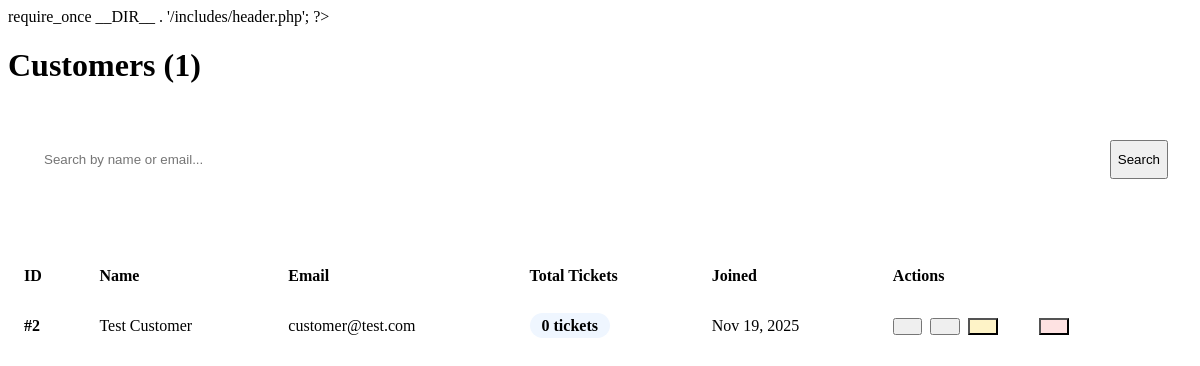
The page /admin/customers.php (signed in) on the database its author committed.
### tables this page shows
CREATE TABLE IF NOT EXISTS users (
    id INT AUTO_INCREMENT PRIMARY KEY,
    email VARCHAR(255) UNIQUE NOT NULL,
    name VARCHAR(255) NOT NULL,
    password VARCHAR(255) NOT NULL,
    role ENUM('customer', 'admin') DEFAULT 'customer',
    created_at TIMESTAMP DEFAULT CURRENT_TIMESTAMP,
    updated_at TIMESTAMP DEFAULT CURRENT_TIMESTAMP ON UPDATE CURRENT_TIMESTAMP,
    INDEX idx_email (email),
    INDEX idx_role (role)
);

### includes/functions.php (called while the page is built, shortened)
<?php
function formatDate($date, $format = 'M d, Y g:i A') {
    return date($format, strtotime($date));
}

### admin/customers.php (the view, shortened to what this page needs)
<?php
require_once __DIR__ . '/../includes/functions.php';
$db = new Database();
$conn = $db->connect();
$search = $_GET['search'] ?? '';
if ($search) {
    $stmt = $conn->prepare("SELECT u.*, COUNT(t.id) as ticket_count FROM users u LEFT JOIN tickets t ON u.id = t.user_id WHERE u.role = 'customer' AND (u.name LIKE ? OR u.email LIKE ?) GROUP BY u.id ORDER BY u.created_at DESC");
    $searchTerm = "%{$search}%";
    $stmt->execute([$searchTerm, $searchTerm]);
} else {
    $stmt = $conn->query("SELECT u.*, COUNT(t.id) as ticket_count FROM users u LEFT JOIN tickets t ON u.id = t.user_id WHERE u.role = 'customer' GROUP BY u.id ORDER BY u.created_at DESC");
}
$customers = $stmt->fetchAll();
?>
            <h1 style="margin-bottom: 2rem; color: var(--secondary-color);">Customers (<?= count($customers) ?>)</h1>
            <div class="search-bar">
                <form method="GET" action="">
                    <input type="text" name="search" placeholder="Search by name or email..." value="<?= htmlspecialchars($search) ?>">
                    <button type="submit" class="btn btn-primary">
                        <i class="fa-solid fa-search"></i> Search
                    </button>
                </form>
            </div>
            <div class="customer-table">
                <table>
                    <thead>
                        <tr>
                            <th>ID</th>
                            <th>Name</th>
                            <th>Email</th>
                            <th>Total Tickets</th>
                            <th>Joined</th>
                            <th>Actions</th>
                        </tr>
                    </thead>
                    <tbody>
                        <?php if (empty($customers)): ?>
                            <tr>
                                <td colspan="6" style="text-align: center; padding: 3rem; color: var(--light-text);">
                                    <?= $search ? 'No customers found matching your search' : 'No customers found' ?>
                                </td>
                            </tr>
                        <?php else: ?>
                            <?php foreach ($customers as $customer): ?>
                                <tr>
                                    <td><strong>#<?= $customer['id'] ?></strong></td>
                                    <td><?= htmlspecialchars($customer['name']) ?></td>
                                    <td><?= htmlspecialchars($customer['email']) ?></td>
                                    <td>
                                        <span style="background: #eff6ff; color: var(--primary-color); padding: 0.25rem 0.75rem; border-radius: 20px; font-weight: 600;">
                                            <?= $customer['ticket_count'] ?> tickets
                                        </span>
                                    </td>
                                    <td><?= formatDate($customer['created_at'], 'M d, Y') ?></td>
                                    <td>
                                        <div class="action-buttons">
                                            <button onclick="viewCustomer(<?= $customer['id'] ?>)" class="btn btn-secondary btn-sm" title="View Details">
                                            </button>
                                            <button onclick="editCustomer(<?= $customer['id'] ?>, '<?= htmlspecialchars($customer['name'], ENT_QUOTES) ?>', '<?= htmlspecialchars($customer['email'], ENT_QUOTES) ?>')" class="btn btn-primary btn-sm" title="Edit">
                                            </button>
                                            <button onclick="resetPassword(<?= $customer['id'] ?>, '<?= htmlspecialchars($customer['name'], ENT_QUOTES) ?>')" class="btn btn-secondary btn-sm" style="background: #fef3c7; color: #92400e;" title="Reset Password">
                                            </button>
                                            <a href="tickets.php?customer=<?= $customer['id'] ?>" class="btn btn-secondary btn-sm" title="View Tickets">
                                            </a>
                                            <button onclick="deleteCustomer(<?= $customer['id'] ?>, '<?= htmlspecialchars($customer['name'], ENT_QUOTES) ?>', <?= $customer['ticket_count'] ?>)" class="btn btn-secondary btn-sm" style="background: #fee2e2; color: #991b1b;" title="Delete">
                                            </button>
                                        </div>
                                    </td>
                                </tr>
                            <?php endforeach; ?>
                        <?php endif; ?>
                    </tbody>
                </table>
            </div>
<?php require_once __DIR__ . '/includes/footer.php'; ?>

### admin/customers.php (style rules this page uses)
.search-bar { background: var(--white); padding: 1.5rem; border-radius: var(--radius); box-shadow: var(--shadow-md); margin-bottom: 2rem; }
.search-bar form { display: flex; gap: 1rem; }
.search-bar input { flex: 1; padding: 0.75rem; border: 1px solid var(--border-color); border-radius: var(--radius); }
.customer-table { background: var(--white); border-radius: var(--radius); box-shadow: var(--shadow-md); overflow-x: auto; }
.customer-table table { width: 100%; border-collapse: collapse; }
.customer-table th { background: var(--bg-color); padding: 1rem; text-align: left; font-weight: 600; color: var(--secondary-color); border-bottom: 2px solid var(--border-color); }
.customer-table td { padding: 1rem; border-bottom: 1px solid var(--border-color); }
.customer-table tr:last-child td { border-bottom: none; }
.action-buttons { display: flex; gap: 0.5rem; }
.btn-sm { padding: 0.4rem 0.8rem; font-size: 0.875rem; }

### rows shown on the page
users: id "2", name "Test Customer", email "customer@test.com", ticket_count "0", created_at "Nov 19, 2025"

### other values the page prints
count($customers) "1"
